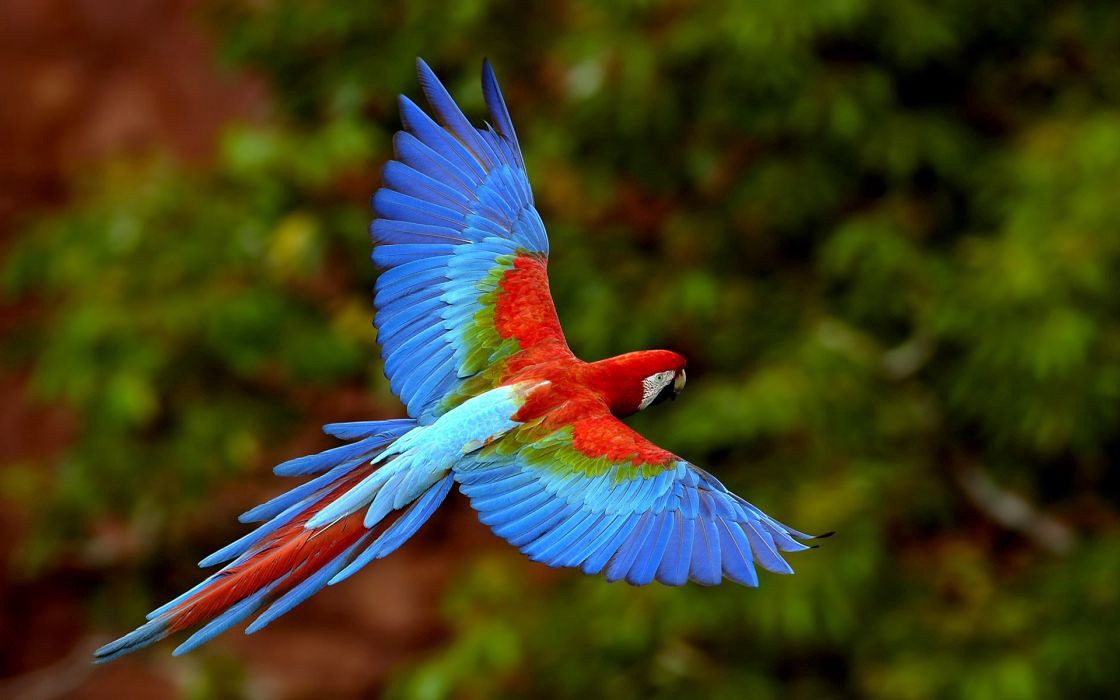
#> input picture ch_11_back_project/sample.jpeg, 1120 x 700 px, given in place of sample.png, which was not available
$ python morphology.py
#> lines starting #> are read from the running program, lines starting #| are printed output that depends on the picture; pictures that were not available may be replaced by others from this repository, and a replacement may not be noted
import cv2
import numpy as np
import os.path as osp

file_path = osp.dirname(osp.abspath(__file__))
file_name = 'sample.png'
img_file = osp.join(file_path, file_name)
img = cv2.imread(img_file, cv2.IMREAD_GRAYSCALE)
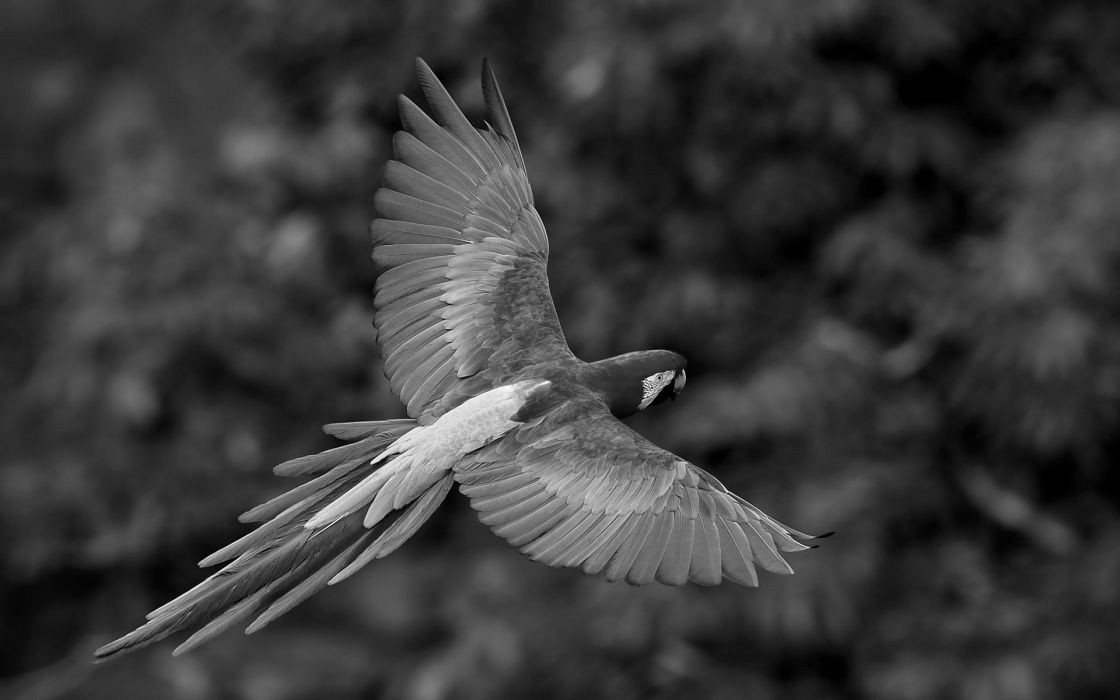
#> img: shape (700, 1120); min 0, max 252, mean 58.1
img = cv2.resize(img, (400, 300), interpolation=cv2.INTER_LINEAR)
#> img: shape (300, 400)
# ret, img = cv2.threshold(img, 50, 255, cv2.THRESH_BINARY)
cv2.imshow('Original', img)

# Erosion and Dilation
k = cv2.getStructuringElement(cv2.MORPH_RECT, (3, 3))
eroded = cv2.erode(img, k)
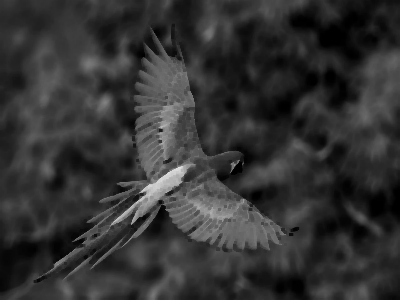
#> eroded: shape (300, 400); min 0, max 226, mean 50.7
dilated = cv2.dilate(img, k)
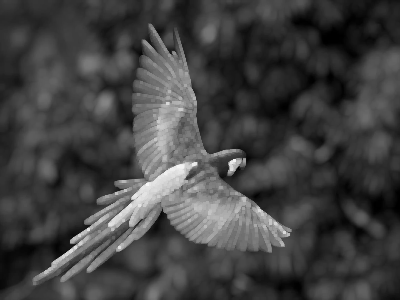
#> dilated: shape (300, 400); min 0, max 246, mean 65.8
merged = np.hstack((eroded, dilated))
cv2.imshow('Erosion and Dilation', merged)

# Open and Close
opened = cv2.morphologyEx(img, cv2.MORPH_OPEN, k)
closed = cv2.morphologyEx(img, cv2.MORPH_CLOSE, k)
merged = np.hstack((opened, closed))
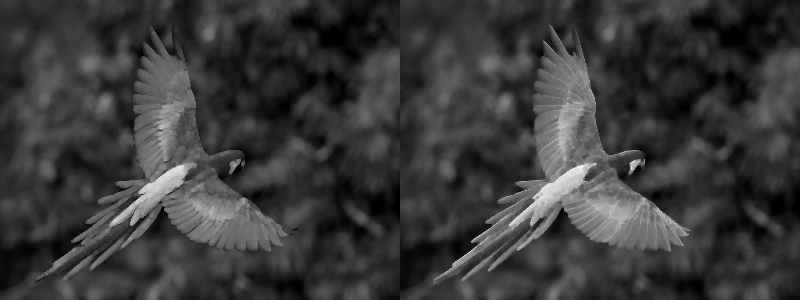
#> merged: shape (300, 800); min 0, max 246, mean 57.9
cv2.imshow('Open and Close', merged)

# Morphology gradient
grad1 = dilated - eroded
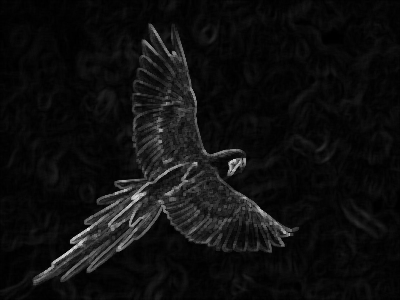
#> grad1: shape (300, 400); min 0, max 218, mean 15
grad2 = cv2.morphologyEx(img, cv2.MORPH_GRADIENT, k)
merged = np.hstack((grad1, grad2))
cv2.imshow('Gradient', merged)

# Top hat and Black hat
tophat = cv2.morphologyEx(img, cv2.MORPH_TOPHAT, k)
blackhat = cv2.morphologyEx(img, cv2.MORPH_BLACKHAT, k)
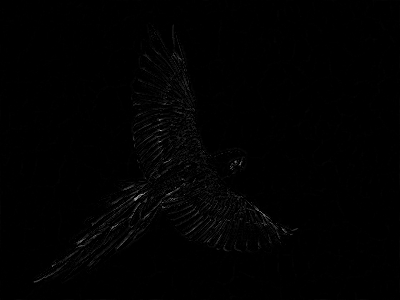
#> blackhat: shape (300, 400); min 0, max 161, mean 1.6
merged = np.hstack((tophat, blackhat))
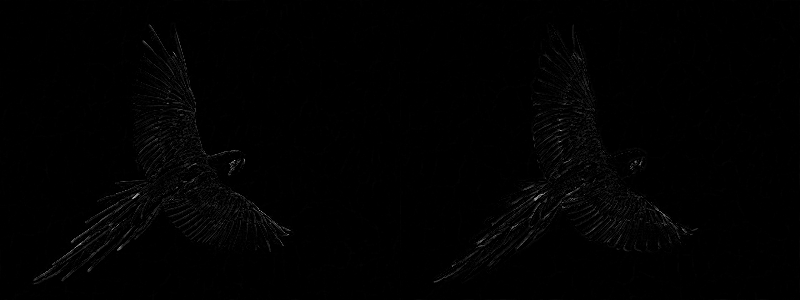
#> merged: shape (300, 800); min 0, max 183, mean 1.7
cv2.imshow('Top hat and Black hat', merged)

cv2.waitKey(0)
cv2.destroyAllWindows()
